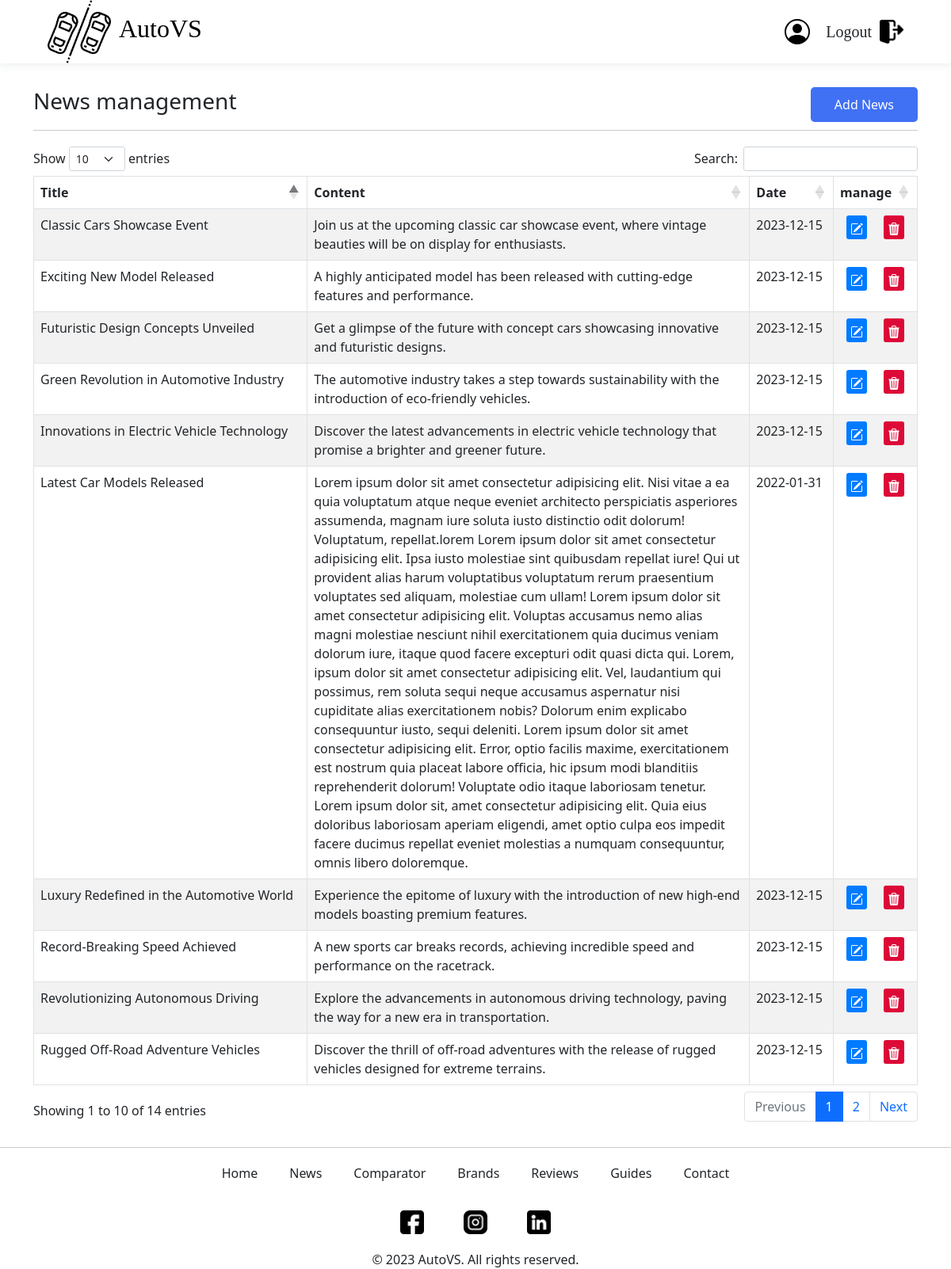
/Admin/news/ (signed in), run on the app's committed database.
### tables this page shows
CREATE TABLE IF NOT EXISTS `news` (
  `NewsID` int(11) NOT NULL AUTO_INCREMENT,
  `Title` varchar(255) DEFAULT NULL,
  `Content` text,
  `Date` timestamp NULL DEFAULT CURRENT_TIMESTAMP,
  PRIMARY KEY (`NewsID`)
);

CREATE TABLE IF NOT EXISTS `contact` (
  `ContactID` int(11) NOT NULL AUTO_INCREMENT,
  `Type` varchar(255) DEFAULT NULL,
  `URL` varchar(255) DEFAULT NULL,
  `LOGO` int(11) DEFAULT NULL,
  PRIMARY KEY (`ContactID`),
  KEY `fk_img_cont` (`LOGO`)
);

CREATE TABLE IF NOT EXISTS `image` (
  `ImageID` int(11) NOT NULL AUTO_INCREMENT,
  `ImagePath` varchar(255) DEFAULT NULL,
  PRIMARY KEY (`ImageID`)
);

### controllers/Admin/NewsPageController.php (called while the page is built, shortened)
<?php
require_once($_SERVER['DOCUMENT_ROOT'] . './Project/views/Admin/NewsPageView.php');
require_once($_SERVER['DOCUMENT_ROOT'] . './Project/Models/NewsModel.php');
class AdminNewsPageController
{
    public function getNews()
    {
        $model = new NewsModel();
        return $model->getAllNews();
    }
    public function showNewsPage()
    {
        $view = new AdminNewsPageView();
        $view->showNewsPage();
    }
}

### models/NewsModel.php (called while the page is built, shortened)
<?php
class NewsModel extends DBModel
{
    public function getAllNews()
    {
        $db = $this->connect($this->host, $this->dbname, $this->username, $this->password);
        $sql = "SELECT N.NewsID, N.Title, I.ImageID, I.ImagePath, N.Content, N.Date
                    FROM News N
                    JOIN (
                        SELECT NewsID, ImageID
                        FROM NewsImage
                        GROUP BY NewsID
                    ) NI ON N.NewsID = NI.NewsID
                    JOIN Image I ON NI.ImageID = I.ImageID
        ";
        $stmt = $db->prepare($sql);
        $stmt->execute();
        $news = $stmt->fetchAll();
        return $news;
    }
}

### models/HomePageModel.php (called while the page is built, shortened)
<?php
class HomePageModel extends DBModel
{
    public function getSocialMedia()
    {
        $db = $this->connect($this->host, $this->dbname, $this->username, $this->password);
        $sql = "SELECT * FROM contact JOIN Image ON contact.Logo = Image.ImageID";
        $stmt = $db->prepare($sql);
        $stmt->execute();
        $socialMedia = $stmt->fetchAll();
        return $socialMedia;
    }
}

### controllers/User/HomePageController.php (called while the page is built, shortened)
<?php
require_once($_SERVER['DOCUMENT_ROOT'] . './Project/Models/HomePageModel.php');
class HomePageController
{
    public function getSocialMedia()
    {
        $model = new HomePageModel();
        return $model->getSocialMedia();
    }
}

### views/Admin/NewsPageView.php (the view, shortened to what this page needs)
<?php
require_once($_SERVER['DOCUMENT_ROOT'] . './Project/views/Admin/LayoutView.php');
class AdminNewsPageView extends AdminLayoutView
{
    public function content()
    {
?>
        <div class="container">
            <div class="Handler">
                <h3>News management</h3>
                <div>
                    <a href="/Project/Admin/news/Add/">Add News</a>
                </div>
            </div>
            <table id="table" class="table table-striped table-bordered" style="width:100%">
                <thead>
                    <tr>
                        <th>Title</th>
                        <th>Content</th>
                        <th>Date</th>
                        <th>manage</th>
                    </tr>
                </thead>
                <tbody>
                    <?php
                    $controller = new AdminNewsPageController();
                    $news = $controller->getNews();
                    foreach ($news as $item) {
                    ?>
                        <tr>
                            <td><?php echo $item['Title'] ?></td>
                            <td style="width: 50%"><?php echo $item['Content'] ?></td>
                            <td><?= (new DateTime($item['Date']))->format("Y-m-d") ?></td>
                            <td>
                                <div class="manage">
                                    <a href="/Project/Admin/news/update/?id=<?= $item['NewsID'] ?>">
                                    </a>
                                    <button onclick="deleteNews(<?= $item['NewsID'] ?>)">
                                    </button>
                                </div>
                            </td>
                        </tr>
                    <?php
                    }
                    ?>
                </tbody>
            </table>
        </div>
<?php
    }
    public function showNewsPage()
    {
        $this->showNavbar();
        $this->content();
        $this->showFooter();
    }
}

### views/Admin/LayoutView.php (shortened to what this page needs)
<?php
class AdminLayoutView
{
    public function showNavbar()
    {
?>
        <div class="header-container">
            <a href="/Project/Admin/" class="logo">
                <img src="/Project/public/images/logo1.png" alt="">
                <h2>AutoVS</h2>
            </a>
            <div class="Profile">
                <a href="/Project/profile/">
                </a>
                <a class="logout" href="/Project/Api/api.php?logout=1">
                    <p>Logout</p>
                    <img src="/Project/public/images/logout.png" alt="logout">
                </a>
            </div>
        </div>
    <?php
    }
    ?>
    <?php
    public function showFooter()
    {
    ?>
        <div class="footer-menu">
            <ul>
                <li><a href="/Project/">Home</a></li>
                <li><a href="/Project/news/">News</a></li>
                <li><a href="/Project/compare/">Comparator</a></li>
                <li><a href="/Project/brands/">Brands</a></li>
                <li><a href="/Project/reviews/">Reviews</a></li>
                <li><a href="/Project/guide/">Guides</a></li>
                <li><a href="/Project/contact/">Contact</a></li>
            </ul>
            <div class="social">
                <?php
                $this->showSocialMedia();
                ?>
            </div>
            <p>© 2023 AutoVS. All rights reserved.</p>
        </div>
        <?php
    }
    public function showSocialMedia()
    {
        $controller = new HomePageController();
        $socialMedia = $controller->getSocialMedia();
        foreach ($socialMedia as $media) {
        ?>
            <a href="<?php echo $media["URL"] ?>">
                <img src="/Project/public/images/<?php echo $media["ImagePath"] ?>" alt="<?php echo $media["Type"] ?>">
            </a>
<?php
        }
    }
}

### css/style.css (style rules this page uses)
:root { --spinner-width: 100%; --spinner-height: 15vh; --spinner-elements-displayed: 5; --spinner-element-width: calc( var(--spinner-width) / var(--spinner-elements-displayed) ); --spinner-animation-duration: calc(var(--spinner-elements) * 3s); }
* { margin: 0; padding: 0; box-sizing: border-box; }
.header-container { height: 10vh; display: flex; justify-content: space-between; padding: 0 5%; align-items: center; box-shadow: 0 0.1px 11px 2px rgba(68, 89, 88, 0.11); }
.header-container .logo img { height: 10vh; }
.logo { display: flex; align-items: center; justify-content: center; gap: 10px; font-family: "Comic Sans MS", cursive; text-decoration: none; }
.logo h2 { text-decoration: none; color: #000; }
.social { display: flex; align-items: center; justify-content: center; gap: 10px; }
.social img { height: 30px; width: 30px; }
.footer-menu { width: 100%; height: 8vh; border-top: 1px solid #ccc; text-align: center; }
.footer-menu p { margin: 20px 0; }
.footer-menu > ul { height: 100%; display: flex; align-items: center; justify-content: center; list-style-type: none; padding: 0; }
.footer-menu a { color: inherit; text-align: center; text-decoration: none; padding: 0 20px; }
.logo { display: flex; align-items: center; justify-content: center; gap: 10px; font-family: "Comic Sans MS", cursive; }
.logout { height: 100%; text-decoration: none; color: inherit; font-size: 20px; display: flex; align-items: center; justify-content: center; gap: 10px; font-family: "Comic Sans MS", cursive; }
.logout p { margin: 0; }
.logout img { height: 30px; width: 30px; }
.manage { display: flex; justify-content: space-around; gap: 5px; align-items: center; width: 100%; height: 100%; }
.manage button, .manage a { text-decoration: none; color: inherit; padding: 3px 5px; border: none; border-radius: 3px; }
.manage button:first-child, .manage a:first-child { background-color: #007bff; }
.manage button:last-child { background-color: #dd0937; }
.Profile { display: flex; justify-content: center; align-items: center; gap: 20px; }
.Profile > a > svg { width: 32px; height: 32px; }
.container { margin-top: 30px; margin-bottom: 30px; }
.Handler { border-bottom: 1px solid #ccc; padding-bottom: 10px; display: flex; justify-content: space-between; align-items: center; margin-bottom: 20px; }
.Handler > div { display: flex; justify-content: center; align-items: center; gap: 20px; }
.Handler > div a { text-decoration: none; color: white; background-color: #4070f4; padding: 10px 30px; border-radius: 5px; border: none; cursor: pointer; }

### data on the page
news: Title "Latest Car Models Released", Content "Lorem ipsum dolor sit amet consectetur adipisicing elit. Nisi vitae a ea quia voluptatum atque neque eveniet architecto perspiciatis asperiores assumenda, magnam iure soluta iusto distinctio odit dolorum! Voluptatum, repellat.lorem Lorem ipsum dolor sit amet consectetur adipisicing elit. Ipsa iusto molestiae sint quibusdam repellat iure! Qui ut provident alias harum voluptatibus voluptatum rerum praesentium voluptates sed aliquam, molestiae cum ullam! Lorem ipsum dolor sit amet consectetur adipisicing elit. Voluptas accusamus nemo alias magni molestiae nesciunt nihil exercitationem quia ducimus veniam dolorum iure, itaque quod facere excepturi odit quasi dicta qui. Lorem, ipsum dolor sit…", Date "2022-01-31"
news: Title "Exciting New Model Released", Content "A highly anticipated model has been released with cutting-edge features and performance.", Date "2023-12-15"
news: Title "Green Revolution in Automotive Industry", Content "The automotive industry takes a step towards sustainability with the introduction of eco-friendly vehicles.", Date "2023-12-15"
news: Title "Record-Breaking Speed Achieved", Content "A new sports car breaks records, achieving incredible speed and performance on the racetrack.", Date "2023-12-15"
news: Title "Innovations in Electric Vehicle Technology", Content "Discover the latest advancements in electric vehicle technology that promise a brighter and greener future.", Date "2023-12-15"
news: Title "Classic Cars Showcase Event", Content "Join us at the upcoming classic car showcase event, where vintage beauties will be on display for enthusiasts.", Date "2023-12-15"
news: Title "Revolutionizing Autonomous Driving", Content "Explore the advancements in autonomous driving technology, paving the way for a new era in transportation.", Date "2023-12-15"
news: Title "Luxury Redefined in the Automotive World", Content "Experience the epitome of luxury with the introduction of new high-end models boasting premium features.", Date "2023-12-15"
news: Title "Rugged Off-Road Adventure Vehicles", Content "Discover the thrill of off-road adventures with the release of rugged vehicles designed for extreme terrains.", Date "2023-12-15"
news: Title "Futuristic Design Concepts Unveiled", Content "Get a glimpse of the future with concept cars showcasing innovative and futuristic designs.", Date "2023-12-15"
contact: image.ImagePath (picture)
contact: image.ImagePath (picture)
contact: image.ImagePath (picture)
